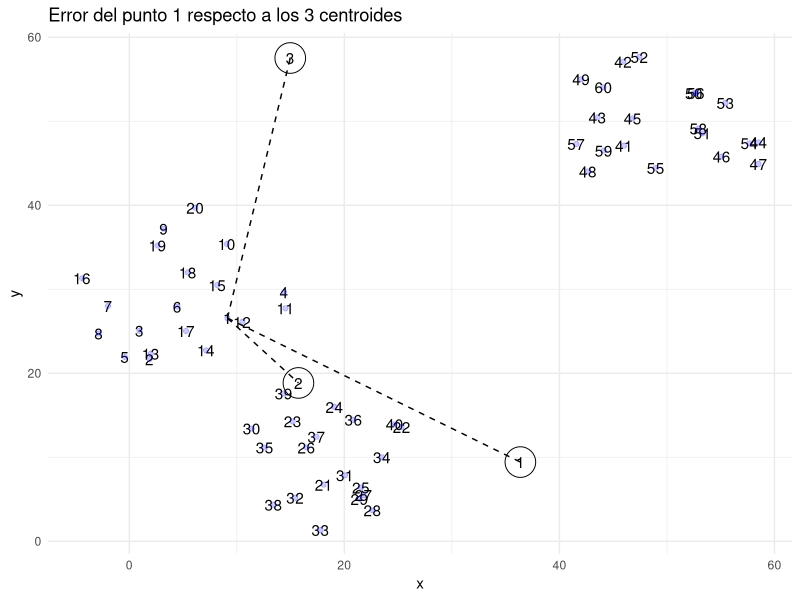
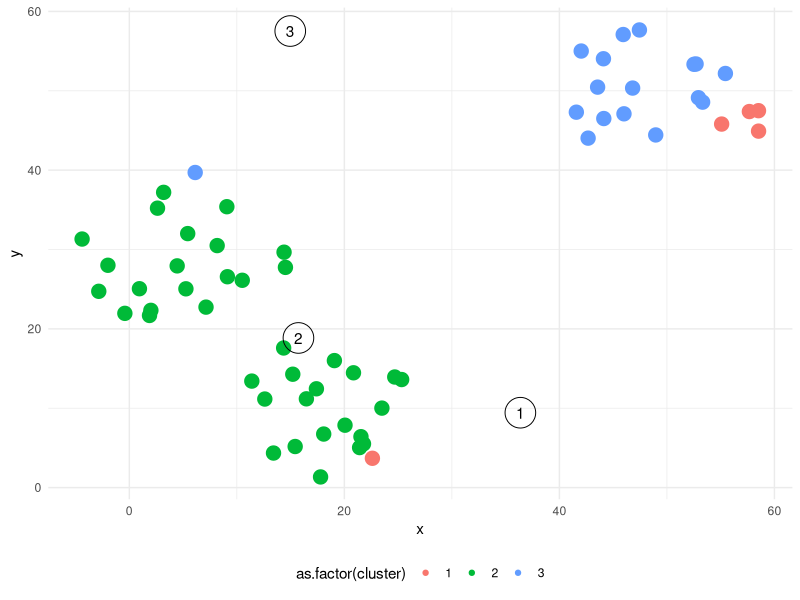
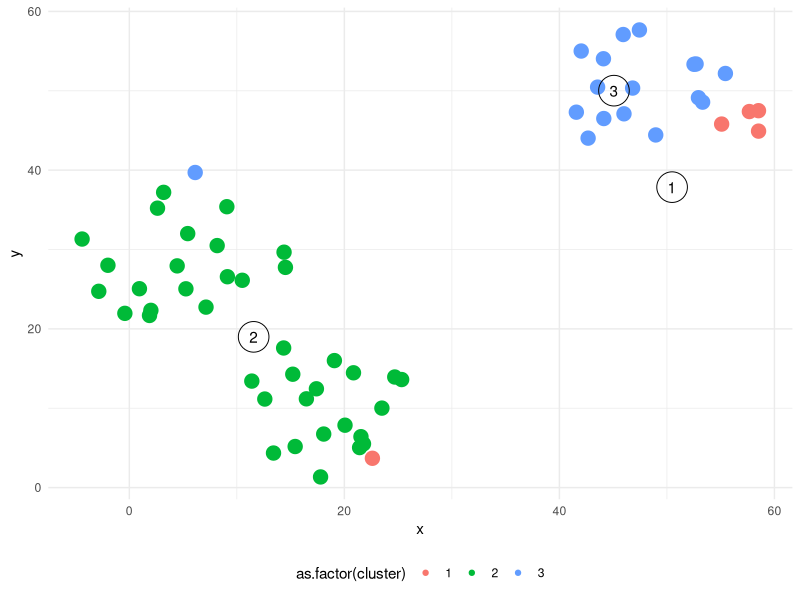
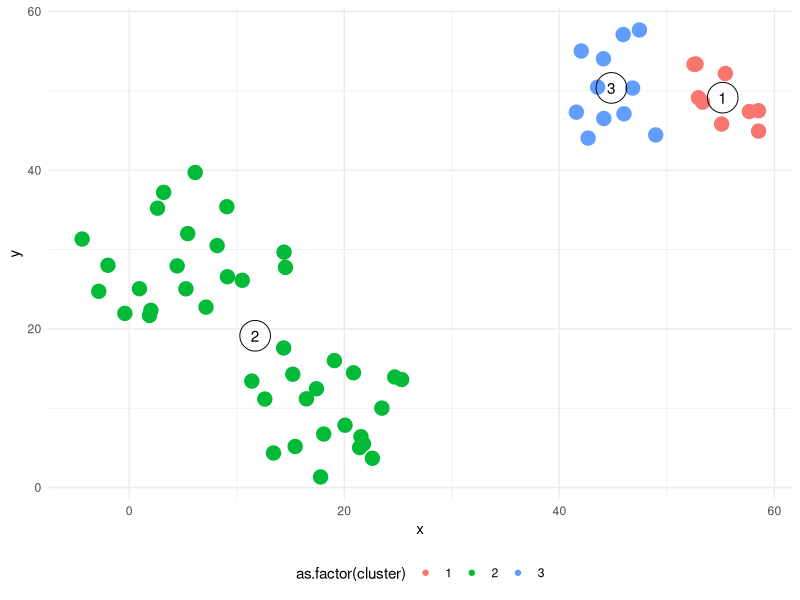
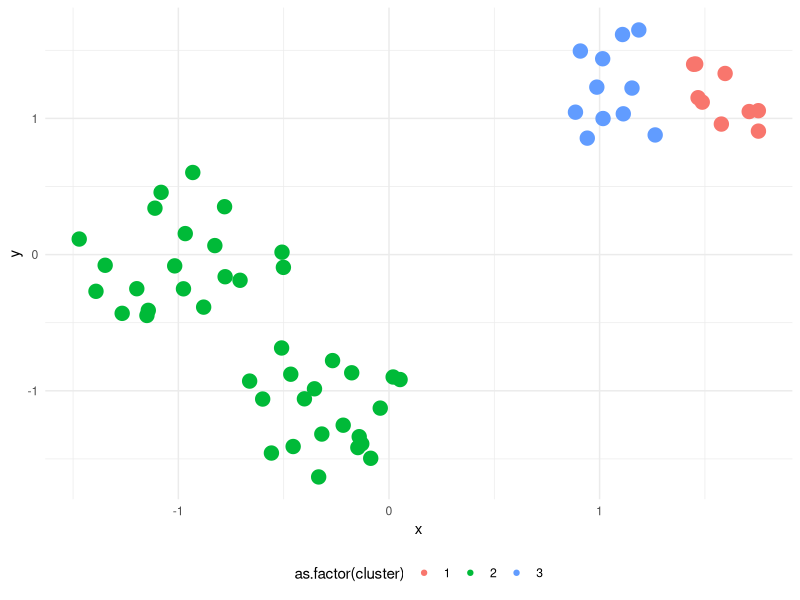
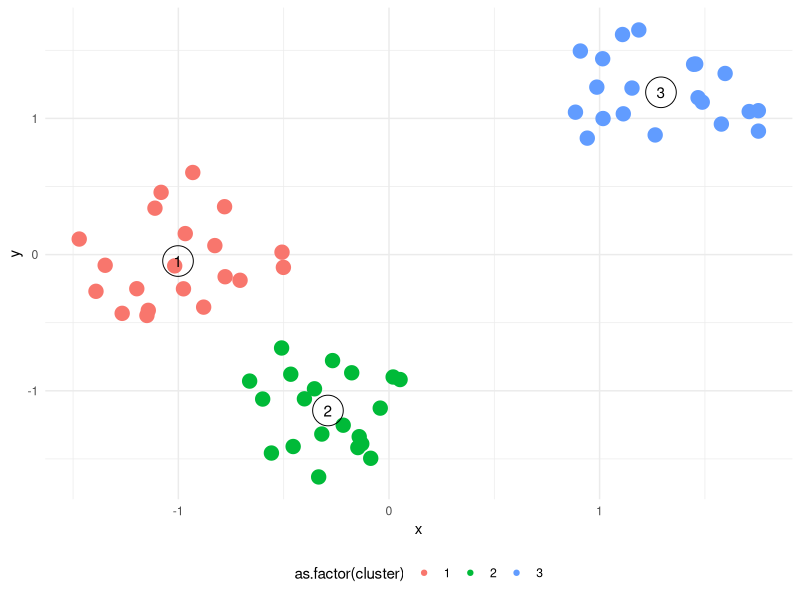
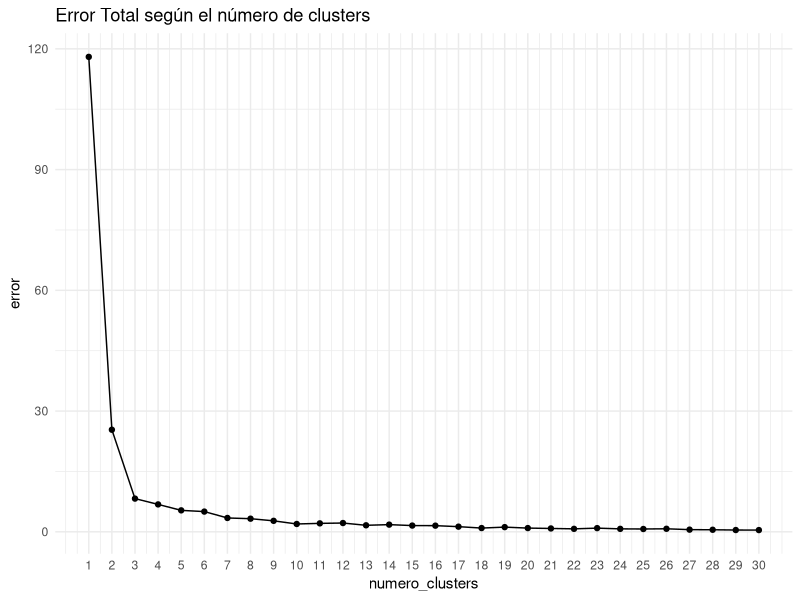

Source code (R) for these figures, in order:
######### k-means-clustering als numerisches Feature ###########
library(tidyverse)
# daten 
circulo <- function(x, R, centroX=0, centroY=0){
  r = R*sqrt(runif(x))
  theta = runif(x)*2*pi
  x = centroX + r*cos(theta)
  y = centroY + r*sin(theta)
  
  z = data.frame(x=x, y=y)
  return(z)
}

set.seed(123)

# We create points around three different points.
datos_1 <- circulo(x = 20, R = 10, centroX = 5, centroY = 30)
datos_2 <- circulo(x = 20, R = 10, centroX = 20, centroY = 10)
datos_3 <- circulo(x = 20, R = 10, centroX = 50, centroY = 50)


datos = data.frame(
  rbind(datos_1,datos_2, datos_3),
  numero_punto = 1:60
)

rm(datos_1,datos_2,datos_3, circulo)

# distanzmessung zw datenpunkten und darstellung
crear_centroides <- function(n_centroides=3, datos=datos, columns_skip){
  datos_limpios = datos[ , -which(names(datos) %in% columns_skip)]
  columnas <- c(letters[24:26],letters[1:23])
  
  x = matrix(ncol = ncol(datos_limpios) +1, nrow = n_centroides)
  x[1:n_centroides,1:ncol(datos_limpios)] = replicate(ncol(datos_limpios), runif(n_centroides,min(datos_limpios), max(datos_limpios))) 
  x[,ncol(datos_limpios) +1] = 1:n_centroides
  x = data.frame(x, stringsAsFactors = FALSE)
  colnames(x) <- c(columnas[1:ncol(x)-1], "n_centroide")
  return(x)
}

centroides = crear_centroides(n_centroides=3, datos=datos, columns_skip="numero_punto")

ggplot() +
  geom_text(aes(x, y, label=numero_punto), data=datos) + 
  geom_point(aes(x,y), col = "blue",alpha = 0.2, data = datos) + 
  geom_point(aes(x,y), data = centroides, size = 10, shape=21) +
  geom_text(aes(x,y, label = n_centroide), data = centroides, col = "black") +
  
  geom_segment(aes(x = datos[1,"x"], y =  datos[1,"y"],
                   xend =   centroides[1,"x"], yend =  centroides[1,"y"]), linetype = "dashed") +
  
  geom_segment(aes(x = datos[1,"x"], y =  datos[1,"y"],
                   xend =   centroides[2,"x"], yend =  centroides[2,"y"]), linetype = "dashed") +
  geom_segment(aes(x = datos[1,"x"], y =  datos[1,"y"],
                   xend =   centroides[3,"x"], yend =  centroides[3,"y"]), linetype = "dashed") +
  
  theme_minimal() +
  labs(title = "Error del punto 1 respecto a los 3 centroides")

# distanzen
# Distance 1
(centroides[1,1] - datos[1,1])^2 + (centroides[1,2] - datos[1,2])^2 
(centroides[2,1] - datos[2,1])^2 + (centroides[2,2] - datos[2,2])^2  
(centroides[3,1] - datos[3,1])^2 + (centroides[3,2] - datos[3,2])^2 

prueba <- c(
  (centroides[1,1] - datos[1,1])^2 + (centroides[1,2] - datos[1,2])^2,
  (centroides[2,1] - datos[2,1])^2 + (centroides[2,2] - datos[2,2])^2,
  (centroides[3,1] - datos[3,1])^2 + (centroides[3,2] - datos[3,2])^2  
)

which(prueba == min(prueba))

datos$error = NA
datos$cluster = NA

for(posicion in 1:length(datos$x)){
  x <- c(
    (centroides[1,1] - datos[posicion,1])^2 + (centroides[1,2] - datos[posicion,2])^2,  
    (centroides[2,1] - datos[posicion,1])^2 + (centroides[2,2] - datos[posicion,2])^2, 
    (centroides[3,1] - datos[posicion,1])^2 + (centroides[3,2] - datos[posicion,2])^2  
  )
  
  datos$error[posicion] = min(x)
  datos$cluster[posicion] = which(x == min(x))
  
}
error = sum(datos$error)

rm(x, posicion)

# plotten
ggplot() + 
  geom_point(aes(x,y, col = as.factor(cluster), size = 7), data = datos) + 
  geom_point(aes(x,y), data = centroides, size = 10, shape=21) +
  geom_text(aes(x,y, label = n_centroide), data = centroides, col = "black") +
  theme_minimal() + theme(legend.position = "bottom") + guides(size = FALSE) 

# klassifikation der k-means-cluster
centroides <- datos %>%
  group_by(cluster) %>%
  summarize(
    x = mean(x), 
    y = mean(y)
  ) %>%
  mutate(n_centroide = cluster) %>%
  select(-cluster) %>%
  ungroup() %>%
  as.data.frame(.)


ggplot() + 
  geom_point(aes(x,y, col = as.factor(cluster), size = 7), data = datos) + 
  geom_point(aes(x,y), data = centroides, size = 10, shape=21) +
  geom_text(aes(x,y, label = n_centroide), data = centroides, col = "black") +
  theme_minimal() + theme(legend.position = "bottom") + guides(size = FALSE) 

# iterative verbesserung der cluster-findung
# We create an initial error to calculate the total error difference in the second iteration
error = c(0,error)

i = 2
while(round(error[i],2) != round(error[i-1],2) ) {
  
  # We calculate the distance
  for(posicion in 1:length(datos$x)) {
    x <- unlist( c(
      (centroides[1,1] - datos[posicion,1])^2 + (centroides[1,2] - datos[posicion,2])^2,  
      (centroides[2,1] - datos[posicion,1])^2 + (centroides[2,2] - datos[posicion,2])^2, 
      (centroides[3,1] - datos[posicion,1])^2 + (centroides[3,2] - datos[posicion,2])^2  
    ))
    
    # We updrade the error and the cluster
    datos$error[posicion] = min(x)
    datos$cluster[posicion] = which(x == min(x))
  }
  
  # We append the total erro to the vector of errors
  error = c(error, sum(datos$error))
  
  centroides <- datos %>%
    group_by(cluster) %>%
    summarize(
      x = mean(x), 
      y = mean(y)
    ) %>%
    mutate(n_centroide = cluster) %>%
    select(-cluster) %>%
    ungroup() %>%
    as.data.frame(.)
  
  
  i = i + 1
  
}
rm(i,x, posicion, error)

# plotten
ggplot() + 
  geom_point(aes(x,y, col = as.factor(cluster), size = 7), data = datos) + 
  geom_point(aes(x,y), data = centroides, size = 10, shape=21) +
  geom_text(aes(x,y, label = n_centroide), data = centroides, col = "black") +
  theme_minimal() + theme(legend.position = "bottom") + guides(size = FALSE) 

# standardisierung
# Standardization of X
datos$x <- datos$x - mean(datos$x) 
datos$x <- datos$x / sd(datos$x)

# Standardization of y
datos$y <- datos$y - mean(datos$y) 
datos$y <- datos$y / sd(datos$y)

# plotten
ggplot() + 
  geom_point(aes(x,y, col = as.factor(cluster), size = 7), data = datos) + 
  theme_minimal() + theme(legend.position = "bottom") + guides(size = FALSE) 

# keine 'random' cluster-initialpunkte am anfang
elevar <- function(x) {
  x**2
}


kmeans_personalizada <- function(numero_iteraciones, datos, n_centroides, columns_skip) {
  # We initialize the list where we will store the results
  resultados = list()
  
  for(iteracion in 1:numero_iteraciones){
    
    set.seed(iteracion)
    # 1. We create the centroids
    centroides = crear_centroides(n_centroides = n_centroides, datos = datos, 
                                  columns_skip = columns_skip)
    
    centroides <- as.matrix(centroides)
    # centroides <- as.matrix(centroides[,1:ncol(centroides)-1])
    
    # 2. We convert the centroids into a matrix
    datos_limpios = datos[ , -which(names(datos) %in% columns_skip)]
    datos_limpios = as.matrix(datos_limpios)
    
    error = c(-10,0)
    
    i = 2
    centroides_que_no_estan = c(1)
    while(round(error[i],2) != round(error[i-1],2) | length(centroides_que_no_estan)> 0 ) {
      
      for(posicion in 1:length(datos$x)) {
        
        #3. We calculate the squared error to each centroid
        repeticiones = rep(datos_limpios[posicion,], times = n_centroides)
        centroide_posicion = matrix(repeticiones, nrow = n_centroides, byrow = TRUE)
        
        errores = centroides[,1:ncol(centroides)-1]  - centroide_posicion
        errores = sapply(errores, elevar)
        errores = matrix(errores, nrow = n_centroides)
        errores = rowSums(errores)
        
        #4. We find the error that minimizes the error
        datos$error[posicion] = min(errores)
        datos$cluster[posicion] = which(errores == min(errores))
        
      }
      
      #5. We calculate the total error
      error = c(error, sum(datos$error))
      
      #6. We recalculate the position of the centroids
      centroides <- datos %>%
        group_by(cluster) %>%
        summarize(
          x = mean(x), 
          y = mean(y)
        ) %>%
        mutate(n_centroide = cluster) %>%
        select(-cluster) %>%
        ungroup() %>%
        as.matrix(.)
      
      centroides_que_no_estan = setdiff(seq(1:n_centroides), unique(datos$cluster))
      
      # We check that we don't have lost any cluster. If we have, then we add it
      if(length(centroides_que_no_estan)> 0) {
        centroides_que_no_estan = setdiff(seq(1:n_centroides), unique(datos$cluster))
        
        centroides_nuevos = crear_centroides(n_centroides = length(centroides_que_no_estan), datos = datos, 
                                             columns_skip = columns_skip)
        centroides_nuevos <- as.matrix(centroides_nuevos[,1:ncol(centroides_nuevos)-1])
        
        centroides_nuevos <- cbind(centroides_nuevos, centroides_que_no_estan)
        colnames(centroides_nuevos)[colnames(centroides_nuevos) == "centroides_que_no_estan"] <- "n_centroide"
        centroides <- rbind(centroides, centroides_nuevos)
        
      }
      
      i = i + 1
      
    }
    
    #7.We return the centrooids, the errors and the number of cluster of each observation
    lista <- list(datos[,c("error","cluster")], centroides)
    resultados[[iteracion]] = lista 
    iteracion = iteracion + 1
    
  }
  
  return(resultados)
}

resultados <- kmeans_personalizada(numero_iteraciones = 5,
                                   n_centroides = 3, datos = datos, 
                                   columns_skip = c("numero_punto","error", "cluster"))

# 5 k-means-funktionen checken auf niedrigste verlust-funktion
iteraciones = c()

for(i in 1:length(resultados)) {
  x = sum(resultados[[i]][[1]]$error)
  iteraciones = c(iteraciones,x)
}

iteraciones

# plotten
centroides <- as.data.frame(resultados[[5]][[2]])
datos[,c("error","cluster")] = resultados[[5]][[1]]

ggplot() + 
  geom_point(aes(x,y, col = as.factor(cluster), size = 7), data = datos) + 
  geom_point(aes(x,y), data = centroides, size = 10, shape=21) +
  geom_text(aes(x,y, label = n_centroide), data = centroides, col = "black") +
  theme_minimal() + theme(legend.position = "bottom") + guides(size = FALSE) 

# anzahl optimaler cluster?
errores = data.frame(
  numero_clusters = seq(1:(nrow(datos)/2)),
  error = NA
)

for(i in 1:length(errores$numero_clusters)) {
  cluster <- kmeans_personalizada(numero_iteraciones = 1,
                                  n_centroides = i, datos = datos, 
                                  columns_skip = c("numero_punto","error", "cluster"))
  
  errores$error[i] = sum(cluster[[1]][[1]]$error)
  
}

ggplot(errores, aes(numero_clusters, error)) +
  geom_line() +
  geom_point() + 
  theme_minimal() +
  labs(title = "Error Total según el número de clusters") +
  scale_x_continuous(breaks = seq(1,30))



